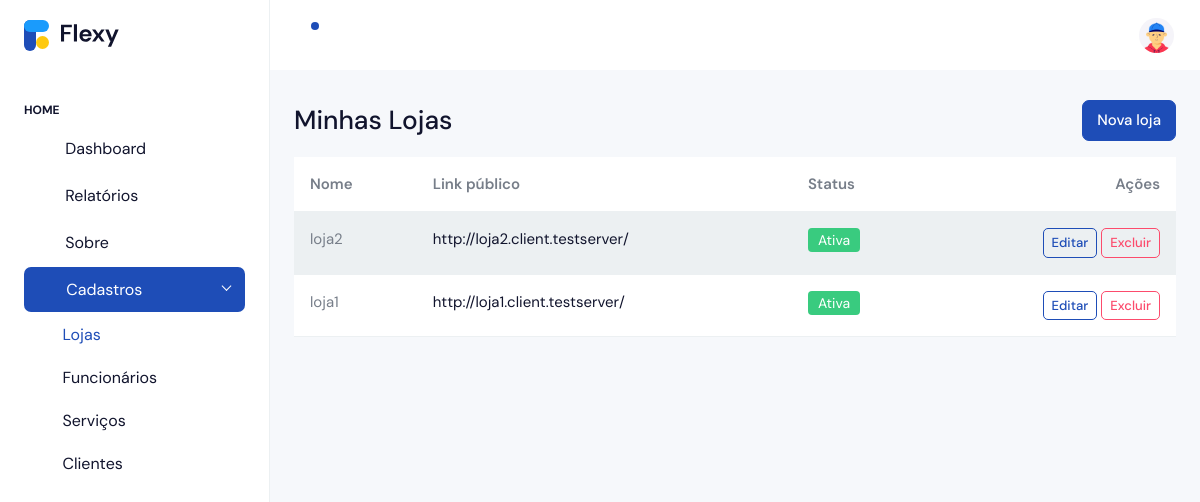
/cadastro/lojas/ (signed in), run on an earlier commit of the app's database.
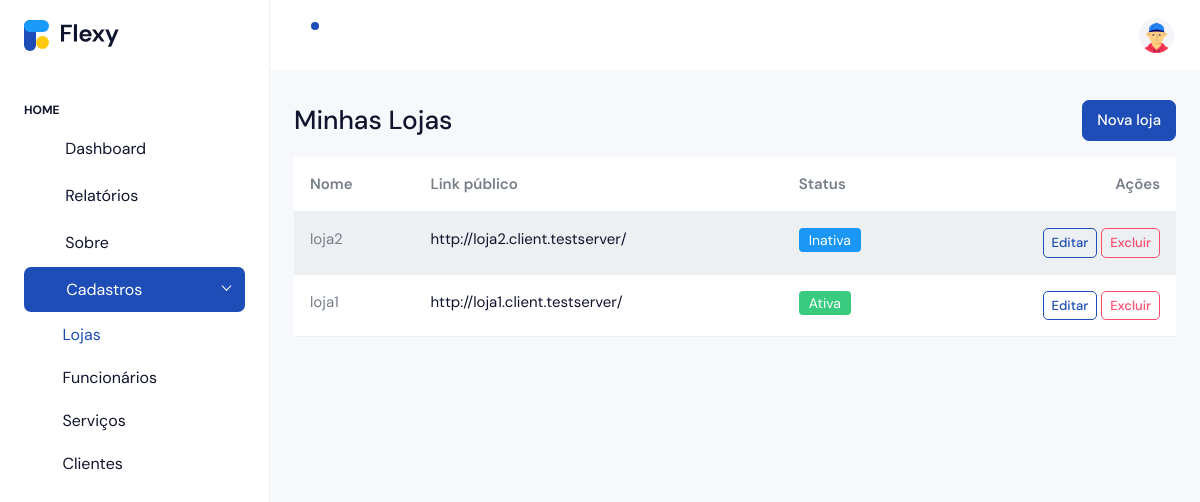
And on a later commit of the database.
### apps/cadastro/models.py (models this page shows, shortened)
class Loja(models.Model):
    owner = models.ForeignKey(
        User,
        on_delete=models.CASCADE,
        related_name='lojas',
        limit_choices_to={'is_owner': True}
    )
    nome = models.CharField(max_length=120)
    slug = models.SlugField(max_length=140, unique=True, blank=True)
    telefone = models.CharField(max_length=20, blank=True)
    endereco = models.CharField(max_length=200, blank=True)
    ativa = models.BooleanField(default=True)
    criada_em = models.DateTimeField(auto_now_add=True)
    def get_public_path(self):
        return reverse('accounts:home')
    def get_public_url(self, request=None):
        path = self.get_public_path()
        if not request:
            return path
        host_full = request.get_host()  # pode vir com porta
        if ":" in host_full:
            domain, port = host_full.split(":", 1)
            port = f":{port}"
        else:
            domain, port = host_full, ""
        labels = domain.split(".")
        scheme = "https" if request.is_secure() else "http"
        try:
            idx = labels.index("client")
            rest = ".".join(labels[idx:])
        except ValueError:
            is_ipv4 = (len(labels) == 4 and all(p.isdigit() for p in labels))
            if labels[-1] == "localhost" or is_ipv4:
                rest = "client.localhost"
            else:
                base_domain = ".".join(labels[-2:]) if len(labels) >= 2 else domain
                rest = f"client.{base_domain}"
        return f"{scheme}://{self.slug}.{rest}{port}{path}"

### apps/cadastro/views.py (the view, shortened to what this page needs)
# urls.py: path('lojas/', views.owner_shops, name='owner_shops'),
@login_required
@subscription_required
def owner_shops(request):
    if not getattr(request.user, 'is_owner', False):
        return redirect('accounts:owner_login')
    def _with_public_urls(lojas_qs):
        lojas_list = list(lojas_qs)
        for l in lojas_list:
            l.public_url = l.get_public_url(request)
            l.public_path = l.get_public_path()
        return lojas_list
    target = request.headers.get('HX-Target')
    form = LojaForm(user=request.user)
    lojas = _with_public_urls(request.user.lojas.all().order_by('-criada_em'))
    if request.headers.get('HX-Request') and target != 'content':
        return render(request, 'cadastro/partials/owner_shops.html', {'form': form, 'lojas': lojas})
    return render(request, 'cadastro/owner_shops.html', {'form': form, 'lojas': lojas})

### apps/accounts/models.py (called while the page is built)
    def is_active(self) -> bool:
        return timezone.now() <= self.end_date

### apps/cadastro/templates/cadastro/owner_shops.html (shortened to what this page needs)
{% extends 'accounts/index.html' %}
{% block content %}
<div class="d-flex justify-content-between align-items-center mb-3">
  <h3 class="m-0">Minhas Lojas</h3>
  <button class="btn btn-primary" data-bs-toggle="modal" data-bs-target="#modalLoja">
    Nova loja
  </button>
</div>
<div id="shops-fragment">
  {% include 'cadastro/partials/owner_shops.html' %}
</div>
{% endblock %}

### apps/cadastro/templates/cadastro/partials/owner_shops.html
<div class="table-responsive">
  <table class="table table-striped">
    <thead>
      <tr><th>Nome</th><th>Link público</th><th>Status</th><th class="text-end">Ações</th></tr>
    </thead>
    <tbody id="lojas-tbody">
      {% for loja in lojas %}
      <tr>
        <td>{{ loja.nome }}</td>
        <td>
          <a href="{{ loja.public_url }}" target="_blank">{{ loja.public_url }}</a>
        </td>
        <td>
          {% if loja.ativa %}
            <span class="badge bg-success">Ativa</span>
          {% else %}
            <span class="badge bg-secondary">Inativa</span>
          {% endif %}
        </td>
        <td class="text-end">
          <button
            class="btn btn-sm btn-outline-primary"
            data-bs-toggle="modal"
            data-bs-target="#modalShell"
            hx-get="{% url 'cadastro:owner_shop_edit' loja.pk %}"
            hx-target="#modalShell .modal-content"
            hx-swap="innerHTML"
          >
            Editar
          </button>
          <button
            class="btn btn-sm btn-outline-danger"
            data-bs-toggle="modal"
            data-bs-target="#modalShell"
            hx-get="{% url 'cadastro:owner_shop_delete' loja.pk %}"
            hx-target="#modalShell .modal-content"
            hx-swap="innerHTML"
          >
            Excluir
          </button>
        </td>
      </tr>
      {% empty %}
      <tr><td colspan="4" class="text-muted">Nenhuma loja ainda.</td></tr>
      {% endfor %}
    </tbody>
  </table>
</div>

What changed in the data, as far as the page shows it:
changed Loja "loja2": ativa "Ativa" → "Inativa"
